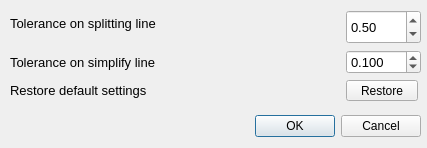
<?xml version="1.0" encoding="UTF-8"?>
<ui version="4.0">
 <class>dialogSettings</class>
 <widget class="QDialog" name="dialogSettings">
  <property name="windowModality">
   <enum>Qt::ApplicationModal</enum>
  </property>
  <property name="geometry">
   <rect>
    <x>0</x>
    <y>0</y>
    <width>427</width>
    <height>148</height>
   </rect>
  </property>
  <property name="windowTitle">
   <string>Dialog</string>
  </property>
  <widget class="QDialogButtonBox" name="buttonBox">
   <property name="geometry">
    <rect>
     <x>200</x>
     <y>110</y>
     <width>221</width>
     <height>32</height>
    </rect>
   </property>
   <property name="orientation">
    <enum>Qt::Horizontal</enum>
   </property>
   <property name="standardButtons">
    <set>QDialogButtonBox::Cancel|QDialogButtonBox::Ok</set>
   </property>
  </widget>
  <widget class="QWidget" name="formLayoutWidget">
   <property name="geometry">
    <rect>
     <x>10</x>
     <y>10</y>
     <width>411</width>
     <height>91</height>
    </rect>
   </property>
   <layout class="QFormLayout" name="formSettings">
    <property name="fieldGrowthPolicy">
     <enum>QFormLayout::AllNonFixedFieldsGrow</enum>
    </property>
    <item row="0" column="0">
     <widget class="QLabel" name="label_2">
      <property name="minimumSize">
       <size>
        <width>330</width>
        <height>0</height>
       </size>
      </property>
      <property name="font">
       <font>
        <pointsize>10</pointsize>
       </font>
      </property>
      <property name="text">
       <string>Tolerance on splitting line </string>
      </property>
     </widget>
    </item>
    <item row="0" column="1">
     <widget class="QDoubleSpinBox" name="splitTolerance">
      <property name="sizePolicy">
       <sizepolicy hsizetype="MinimumExpanding" vsizetype="Expanding">
        <horstretch>0</horstretch>
        <verstretch>0</verstretch>
       </sizepolicy>
      </property>
      <property name="font">
       <font>
        <pointsize>10</pointsize>
       </font>
      </property>
      <property name="accessibleName">
       <string>split</string>
      </property>
      <property name="minimum">
       <double>0.000000000000000</double>
      </property>
      <property name="maximum">
       <double>10.000000000000000</double>
      </property>
      <property name="value">
       <double>0.500000000000000</double>
      </property>
     </widget>
    </item>
    <item row="1" column="0">
     <widget class="QLabel" name="label">
      <property name="sizePolicy">
       <sizepolicy hsizetype="Maximum" vsizetype="Preferred">
        <horstretch>0</horstretch>
        <verstretch>0</verstretch>
       </sizepolicy>
      </property>
      <property name="minimumSize">
       <size>
        <width>330</width>
        <height>0</height>
       </size>
      </property>
      <property name="font">
       <font>
        <pointsize>10</pointsize>
       </font>
      </property>
      <property name="text">
       <string>Tolerance on simplify line</string>
      </property>
     </widget>
    </item>
    <item row="1" column="1">
     <widget class="QDoubleSpinBox" name="simplTolerance">
      <property name="sizePolicy">
       <sizepolicy hsizetype="Preferred" vsizetype="Preferred">
        <horstretch>0</horstretch>
        <verstretch>0</verstretch>
       </sizepolicy>
      </property>
      <property name="font">
       <font>
        <pointsize>10</pointsize>
       </font>
      </property>
      <property name="decimals">
       <number>3</number>
      </property>
      <property name="minimum">
       <double>0.001000000000000</double>
      </property>
      <property name="maximum">
       <double>10.000000000000000</double>
      </property>
      <property name="value">
       <double>0.100000000000000</double>
      </property>
     </widget>
    </item>
    <item row="2" column="1">
     <widget class="QToolButton" name="restoreButton">
      <property name="minimumSize">
       <size>
        <width>72</width>
        <height>0</height>
       </size>
      </property>
      <property name="text">
       <string>Restore</string>
      </property>
     </widget>
    </item>
    <item row="2" column="0">
     <widget class="QLabel" name="label_4">
      <property name="sizePolicy">
       <sizepolicy hsizetype="Maximum" vsizetype="Preferred">
        <horstretch>0</horstretch>
        <verstretch>0</verstretch>
       </sizepolicy>
      </property>
      <property name="minimumSize">
       <size>
        <width>330</width>
        <height>0</height>
       </size>
      </property>
      <property name="font">
       <font>
        <pointsize>10</pointsize>
       </font>
      </property>
      <property name="text">
       <string>Restore default settings</string>
      </property>
     </widget>
    </item>
   </layout>
  </widget>
 </widget>
 <resources/>
 <connections>
  <connection>
   <sender>buttonBox</sender>
   <signal>accepted()</signal>
   <receiver>dialogSettings</receiver>
   <slot>accept()</slot>
   <hints>
    <hint type="sourcelabel">
     <x>248</x>
     <y>254</y>
    </hint>
    <hint type="destinationlabel">
     <x>157</x>
     <y>274</y>
    </hint>
   </hints>
  </connection>
  <connection>
   <sender>buttonBox</sender>
   <signal>rejected()</signal>
   <receiver>dialogSettings</receiver>
   <slot>reject()</slot>
   <hints>
    <hint type="sourcelabel">
     <x>316</x>
     <y>260</y>
    </hint>
    <hint type="destinationlabel">
     <x>286</x>
     <y>274</y>
    </hint>
   </hints>
  </connection>
  <connection>
   <sender>restoreButton</sender>
   <signal>clicked()</signal>
   <receiver>dialogSettings</receiver>
   <slot>on_restoreButtonClicked()</slot>
   <hints>
    <hint type="sourcelabel">
     <x>382</x>
     <y>80</y>
    </hint>
    <hint type="destinationlabel">
     <x>213</x>
     <y>73</y>
    </hint>
   </hints>
  </connection>
 </connections>
 <slots>
  <slot>on_restoreButtonClicked()</slot>
 </slots>
</ui>
